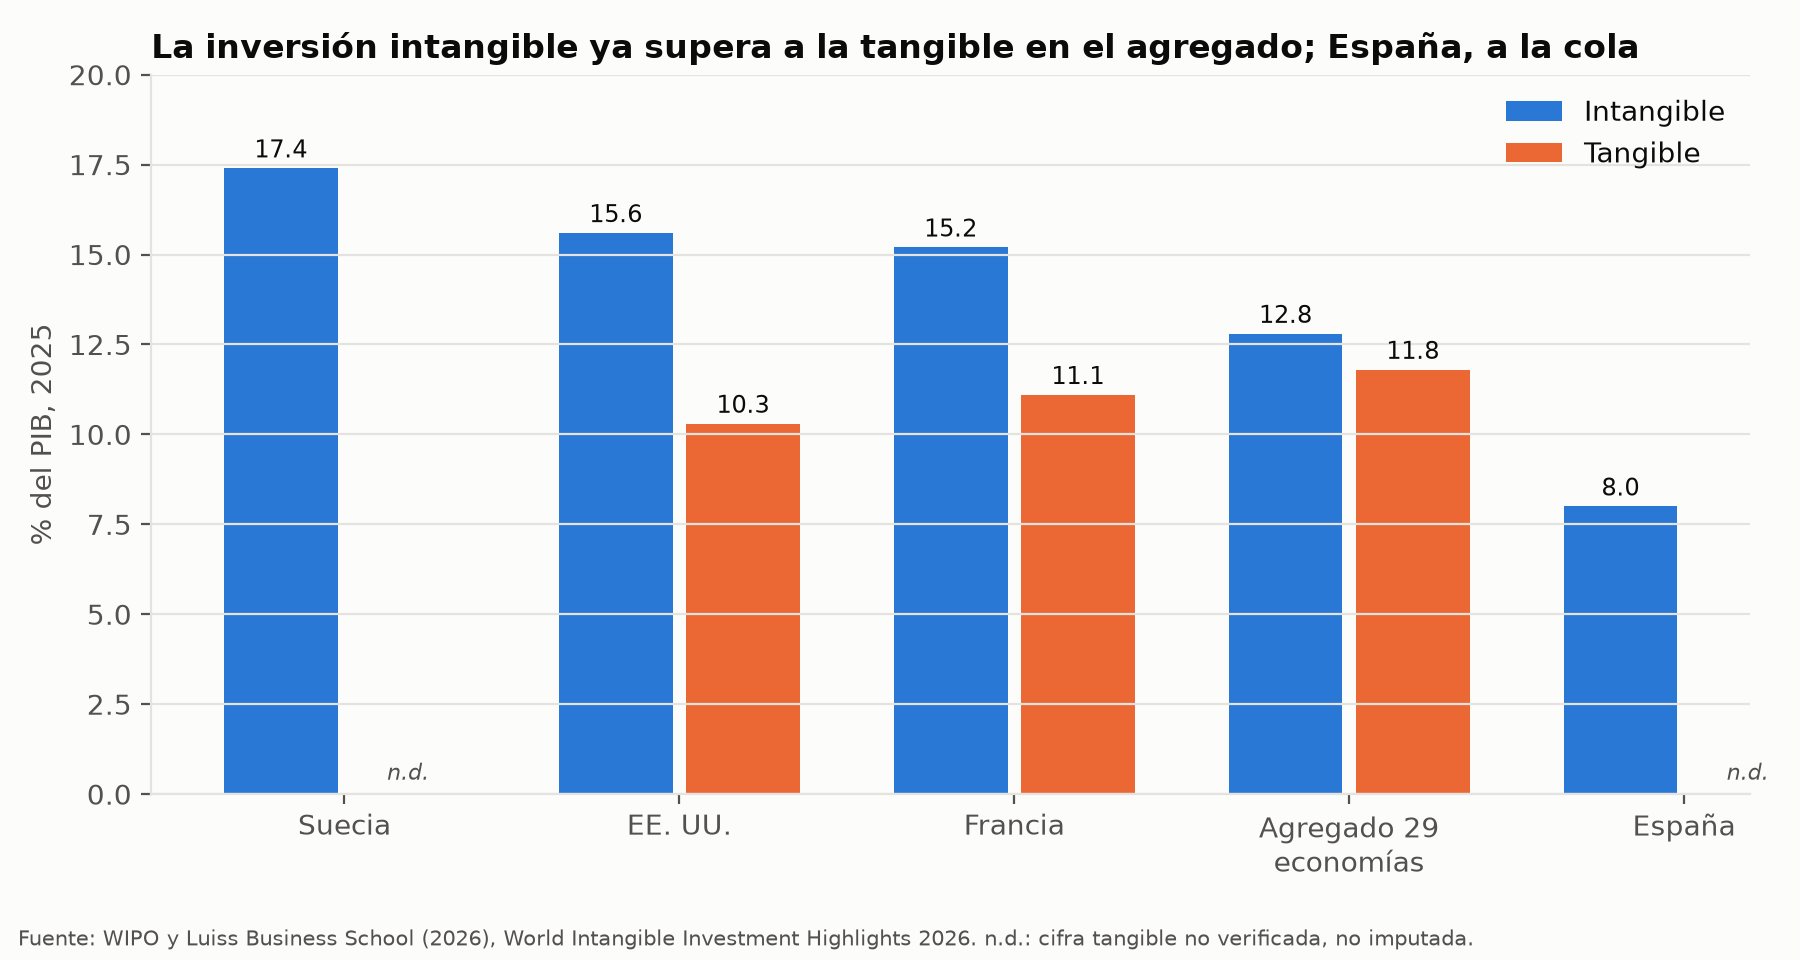

Write Python code to recreate this figure.
"""Figura 5. Inversión intangible frente a tangible, % del PIB, 2025 (WIPO y Luiss, 2026).

n.d. = la cifra tangible no se pudo verificar en esta revisión; no se imputa.
"""
import math
import matplotlib.pyplot as plt
import estilo

# país, intangible % PIB, tangible % PIB
DATOS = [
    ("Suecia", 17.4, math.nan),
    ("EE. UU.", 15.6, 10.3),
    ("Francia", 15.2, 11.1),
    ("Agregado 29\neconomías", 12.8, 11.8),
    ("España", 8.0, math.nan),
]

def main():
    estilo.aplicar()
    fig, ax = plt.subplots(figsize=(9, 4.8))
    ancho = 0.38
    for i, (pais, intg, tang) in enumerate(DATOS):
        ax.bar(i - ancho / 2, intg, width=ancho - 0.04, color=estilo.SERIE_1, label="Intangible" if i == 0 else None)
        ax.text(i - ancho / 2, intg + 0.3, f"{intg:.1f}", ha="center", fontsize=8.5)
        if math.isnan(tang):
            ax.text(i + ancho / 2, 0.4, "n.d.", ha="center", fontsize=8, color=estilo.TEXT2, style="italic")
        else:
            ax.bar(i + ancho / 2, tang, width=ancho - 0.04, color=estilo.SERIE_2, label="Tangible" if i == 1 else None)
            ax.text(i + ancho / 2, tang + 0.3, f"{tang:.1f}", ha="center", fontsize=8.5)
    ax.set_xticks(range(len(DATOS)))
    ax.set_xticklabels([d[0] for d in DATOS])
    ax.set_ylabel("% del PIB, 2025")
    ax.set_ylim(0, 20)
    ax.grid(axis="x", visible=False)
    ax.set_title("La inversión intangible ya supera a la tangible en el agregado; España, a la cola")
    ax.legend(frameon=False, loc="upper right")
    estilo.fuente(fig, "Fuente: WIPO y Luiss Business School (2026), World Intangible Investment Highlights 2026. "
                       "n.d.: cifra tangible no verificada, no imputada.")
    fig.tight_layout(rect=(0, 0.05, 1, 1))
    fig.savefig("fig5_intangibles.png", dpi=200)

if __name__ == "__main__":
    main()
